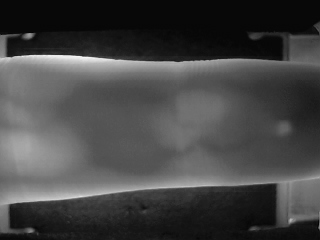
#> input picture FingerVein/Keerti/Keerti_1.bmp, 320 x 240 px; its folder holds only this picture in this run
$ python FingerVeinTraining.py   (older library calls are emulated)
#> lines starting #> are read from the running program, lines starting #| are printed output that depends on the picture
#> in load_image_file, returned value is the input picture: shape (240, 320, 3); min 3, max 246, mean 69.1
### FingerVein_gabor_module.py
import cv2
import numpy as np
from skimage.util import view_as_blocks
import matplotlib.pyplot as plt

def preprocess_finger_vein(image):
    """Preprocess the finger vein image to enhance the vein patterns."""
    gray_image = cv2.cvtColor(image, cv2.COLOR_BGR2GRAY)
    blur_image = cv2.GaussianBlur(gray_image, (5, 5), 0)
    return blur_image

def gabor_filter(image, frequency, theta):
    """Apply Gabor filter to the image to extract vein patterns."""
    kernel = cv2.getGaborKernel((21, 21), 4.0, theta, frequency, 0.5, 0, ktype=cv2.CV_32F)
    filtered_image = cv2.filter2D(image, cv2.CV_8UC3, kernel)
    return filtered_image

def encode_finger_vein(image, block_size=(16, 16)):
    """Encode the finger vein image into a binary code."""
    preprocessed_image = preprocess_finger_vein(image)
    frequency = 0.1  # Frequency for Gabor filter
    angles = [0, np.pi/4, np.pi/2, 3*np.pi/4]  # Different angles for Gabor filters

    codes = []
    masks = []

    for theta in angles:
        filtered_image = gabor_filter(preprocessed_image, frequency, theta)
        blocks = view_as_blocks(filtered_image, block_size)
        code = np.zeros((blocks.shape[0], blocks.shape[1]), dtype=int)
        mask = np.zeros((blocks.shape[0], blocks.shape[1]), dtype=int)

        for i in range(blocks.shape[0]):
            for j in range(blocks.shape[1]):
                block = blocks[i, j]
                mean_intensity = np.mean(block)
                # print("**********",mean_intensity)
                code[i, j] = 1 if mean_intensity > 157 else 0
                mask[i, j] = 1

        codes.append(code)
        masks.append(mask)
#> this loop made 4 passes
#> pass 2, in gabor_filter (call 2), `filtered_image = cv2.filter2D(image, cv2.CV_8UC3, kernel)`:
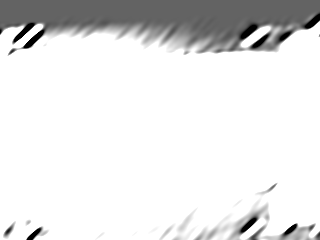
#> filtered_image: shape (240, 320); min 0, max 255, mean 227.9
#> after the loop:
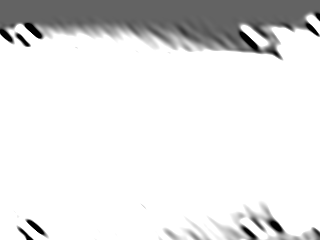
#> filtered_image: shape (240, 320); min 0, max 255, mean 228.1
#> after the loop, codes = 4 items; masks = 4 items

    final_code = np.concatenate(codes, axis=1)
    final_mask = np.concatenate(masks, axis=1)

    return final_code, final_mask

def load_image_file(filepath):
    """Load an image file."""
    return cv2.imread(filepath)

# [12 lines left out: function visualize_final_image, not called in this run]

# [4 lines that do not run on import are left out]

### FingerVeinTraining.py
# Dataset link : https://www.kaggle.com/datasets/ryeltsin/finger-vein

from cv2 import threshold
import FingerVein_gabor_module as fv
import numpy as np
import os

known_finger_vein, known_finger_vein_names = None,None

if "FingerVein" not in list(os.listdir()):
    os.mkdir("FingerVein")

def retrain_completely(KNOWN_finger_vein_DIR = 'FingerVein'):
    global known_finger_vein, known_finger_vein_names


    print('Loading known finger_vein...')
    known_finger_vein_temp = []
    known_finger_vein_names_temp = []
    for name in os.listdir(KNOWN_finger_vein_DIR):
        try:
            for filename in os.listdir(f"{KNOWN_finger_vein_DIR}/{name}"):
                try:
                    image_data = fv.load_image_file(f"{KNOWN_finger_vein_DIR}/{name}/{filename}")
                    print("Training for:", filename)
                    code, mask = fv.encode_finger_vein(image_data)
                    known_finger_vein_temp.append([code,mask])
                    known_finger_vein_names_temp.append(name)
                except Exception as e:
                    print('finger_vein not detected', e)
                    # os.remove(f"{KNOWN_finger_vein_DIR}/{name}/{filename}")
        except Exception as e:
            print("Error in retrain Completely", e)

    print(known_finger_vein_names)
    np.save('files1/known_FingerVein', np.array(known_finger_vein_temp))
    np.save('files1/known_FingerVein_names', np.array(known_finger_vein_names_temp))

    known_finger_vein, known_finger_vein_names = None,None

    print("Complete Retraininig Done")

if __name__ == "__main__":
    retrain_completely()
